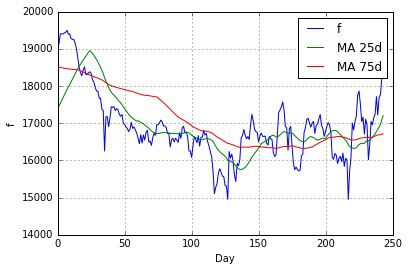

Source code (Python):
# -*- coding: utf-8
import numpy as np
import matplotlib.pyplot as plt

# 移動平均線の計算(データ, 日数)
def move_average(data, day):
    return np.convolve(data, np.ones(day)/float(day), 'valid')
    
def main():
     # CSVのロード(2015年と2016年のデータ)
    data15 = np.genfromtxt("nikkei15.csv", delimiter=",", skip_header=1, dtype='float')
    data16 = np.genfromtxt("nikkei16.csv", delimiter=",", skip_header=1, dtype='float')
    # 5列目の終値だけを取り出し
    f15 = data15[:,4]
    f16 = data16[:,4]
    
    # 移動平均線(25日線)の計算
    day = 25    # 日数
    data = np.r_[f15[len(f15)-day+1:len(f15)], f16]    #　2015年の終値の一部と2016年の終値を結合
    ma_25d = move_average(data, day)

    # 移動平均線(75日線)の計算
    day = 75    # 日数
    data = np.r_[f15[len(f15)-day+1:len(f15)], f16]    #　2015年の終値の一部と2016年の終値を結合
    ma_75d = move_average(data, day)
    
    # グラフにプロット
    plt.plot(f16,  label="f")
    plt.plot(ma_25d, label="MA 25d")
    plt.plot(ma_75d, label="MA 75d")    
    
    #　ラベル軸
    plt.xlabel("Day")
    plt.ylabel("f")
    # 凡例
    plt.legend()
    # グリッド
    plt.grid()
    # グラフ表示
    plt.show()

    
if __name__ == "__main__":
    main()
